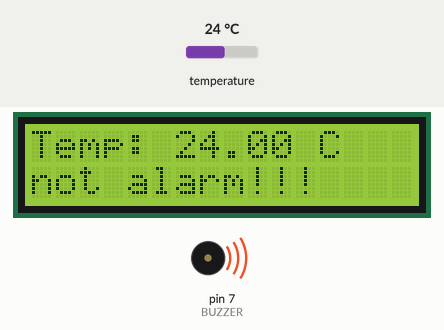
A sketch run on a simulated Arduino Uno, built with avr-gcc and run on an emulated ATmega328P. Shown: 16×2 character LCD, buzzer (waves = sounding, pin HIGH). The inputs (shaded band) are chosen by the test bench; at power-on: temperature 24 °C. What the sketch prints to the serial monitor is not drawn.

Above: at 3.2 s.
3.3 s: temperature set to 18.7 °C
At 4.2 s:
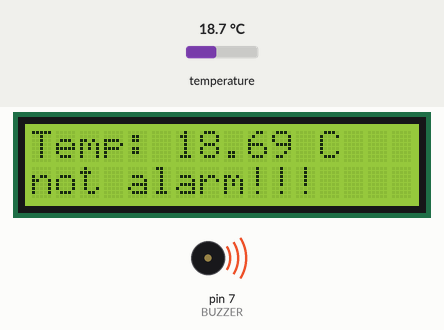
5.2 s: temperature set to 17.5 °C
At 5.9 s:
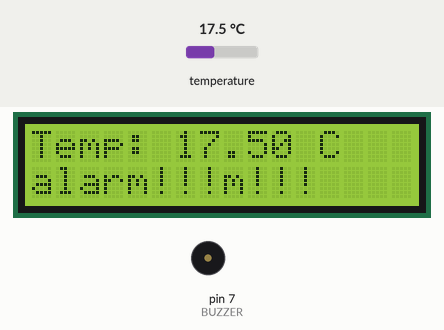
7.0 s: temperature set to 12 °C
At 8.6 s:
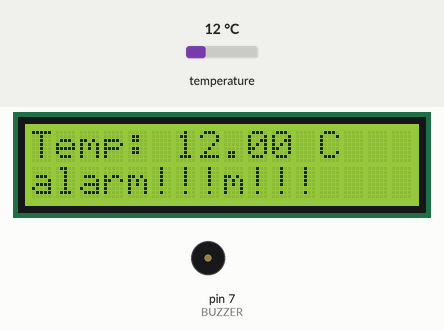
Timing chart, 0 to 10.1 s (numbered marks = the images above; inputs shaded):
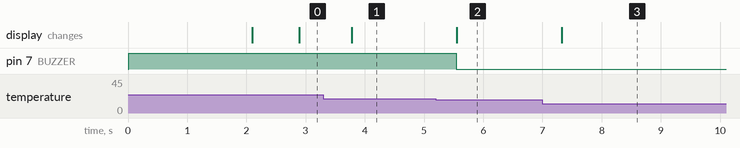

The sketch:

Arduino_DS1B120_LCDS.ino
```cpp
#include <LiquidCrystal_I2C.h>              // เรียกใช้งานไลบารีควบคุมหน้าจอ LCD ขนาด 16 * 4
LiquidCrystal_I2C lcd(0x27, 16, 2);         // กำหนด Address การเชื่อมต่อกับจอ LCD เป็น 0x27 ขนาดจอ 16 * 4

#include <OneWire.h>                        // เรียกใช้ libary ของ เซ็นเซอร์ อุณหภูมิ
#include <DallasTemperature.h>              // เรียกใช้ libary ของ เซ็นเซอร์ อุณหภูมิ

#define TEMPS 8                             // กำหนดขา เซ็นเซอร์ อุณหภูมิ
#define BUZZER 7                            // กำหนดขา เซ็นเซอร์ ลำโพง
OneWire oneWire(TEMPS);                     // เรียกใช้ libary ของ เซ็นเซอร์ อุณหภูมิ
DallasTemperature sensors(&oneWire);        // เรียกใช้ libary ของ เซ็นเซอร์ อุณหภูมิ

void setup()                                // ฟั่งชัน setup มีไว้สำหรับการกำหนดค่าเริ่มต้นต่างๆก่อนเริ่มการทำงาน
{
  Serial.begin(115200);                     // กำหนดการส่งข้อมูลผ่านพอต ที่มีขนาด 115200
  // Start the DS18B20 sensor
  sensors.begin();                          // เรียกใช้ งาน เซ็นเซอร์ อุณหภูมิ
  pinMode(BUZZER, OUTPUT);                  // กำหนด ขา output ของ ลำโพง
  digitalWrite(BUZZER, HIGH);               // สั่งให้ลำโพงปิดเสียงก่อนตอนเริ่มต้น
  Serial.println();
  Serial.println("-------------------------------------");
  Serial.println("Running!");
  Serial.println("-------------------------------------");
  lcd.begin();                              // เริ่มการเชื่อมต่อจอ
  lcd.setCursor(0, 0);                      // set Cursor ให้เลื่อนไปที่ตำแหน่งที่ 2 แถวที่ 1
  lcd.print("$Hello, Welcome$");            // แสดงคำว่า $Hello, Welcome$
  delay(2000);                              // หน่วงเวลา
  lcd.clear();                              // เคลียร์จอ

}
void loop() // ฟังชั่น loop จะวนการทำงานไปเรื่อยๆ เหมื่อนการรันการทำงานตลอดเวลา อะไรที่อยู่ในนี้จะทำงานตลอดเวลา
{

  sensors.requestTemperatures();                                //  เรียกใช้ค่าจาก เซ็นเซอร์ อุณหภูมิ
  float Temperature = sensors.getTempCByIndex(0);               //   เรียกใช้ค่าจาก เซ็นเซอร์ อุณหภูมิ
  Serial.println("Temperature: " + String(Temperature) + "°C"); //แสดงคำว่า  Temp:  30  c

  if (Temperature >= 18 && Temperature <= 26) {                 //เช้ค ว่า อุณหภูมิ อยู่ในช่วง 18-26
    Serial.println("not alarm!!!");                             //แสดงคำว่า  not alarm!!!
    lcd.setCursor(0, 1);                                        // set Cursor ให้เลื่อนไปที่ตำแหน่งที่ 0 แถวที่ 1
    lcd.print("not alarm!!!");                                  //แสดงคำว่า  not alarm!!!
    digitalWrite(BUZZER, HIGH);                                 // สั่งให้ลำโพงปิดเสียง
  }
  else {
    Serial.println("alarm!!!");                                 //แสดงคำว่า  alarm!!!
    lcd.setCursor(0, 1);                                        // set Cursor ให้เลื่อนไปที่ตำแหน่งที่ 0 แถวที่ 1
    lcd.print("alarm!!!");                                      //แสดงคำว่า  alarm
    digitalWrite(BUZZER, LOW);                                  // สั่งให้ลำโพงเปิดเสียง
  }

  lcd.setCursor(0, 0);                                          // set Cursor ให้เลื่อนไปที่ตำแหน่งที่ 0 แถวที่ 0
  lcd.print("Temp: " + String(Temperature) + " C");             //แสดงคำว่า  Temp:  30  c
  delay(100);                                                   // หน่วงเวลา 0.1 วิ
}
```

Measured:
- the behaviour switches between 18 and 17.9 °C on temperature (found by bisection; images 1 and 2)
- after the input at 3.3 s, the display: changes after 0.48 s (image 1)
- after the input at 5.2 s, pin 7 (BUZZER): HIGH → LOW after 0.34 s; the display: changes after 0.35 s (image 2)
- after the input at 7.0 s, the display: changes after 0.33 s (image 3)
